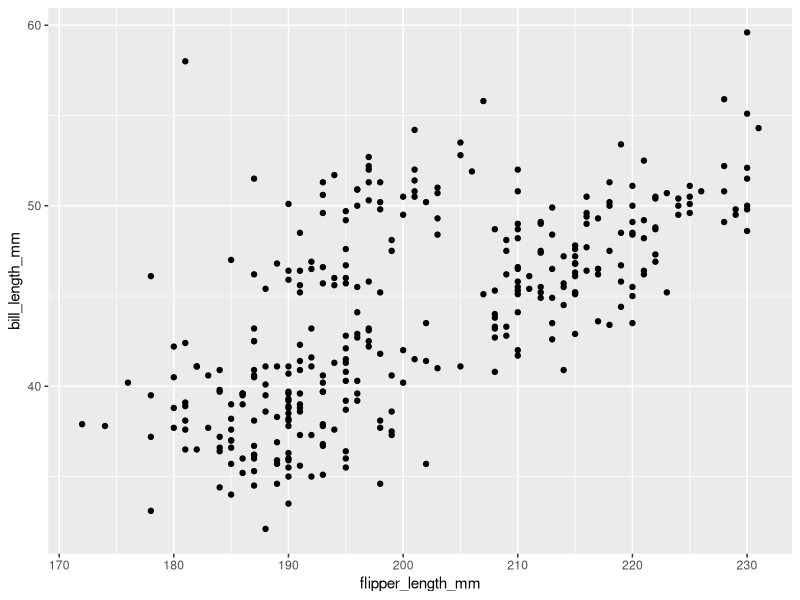
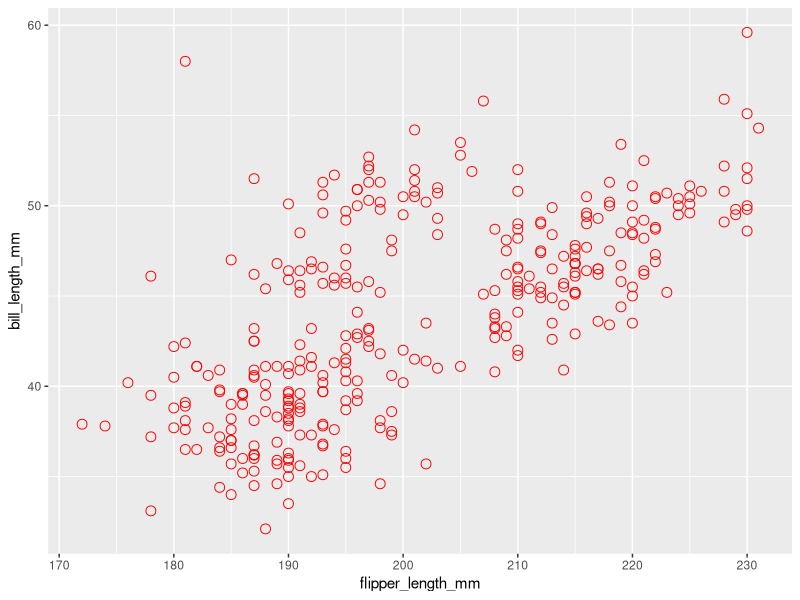
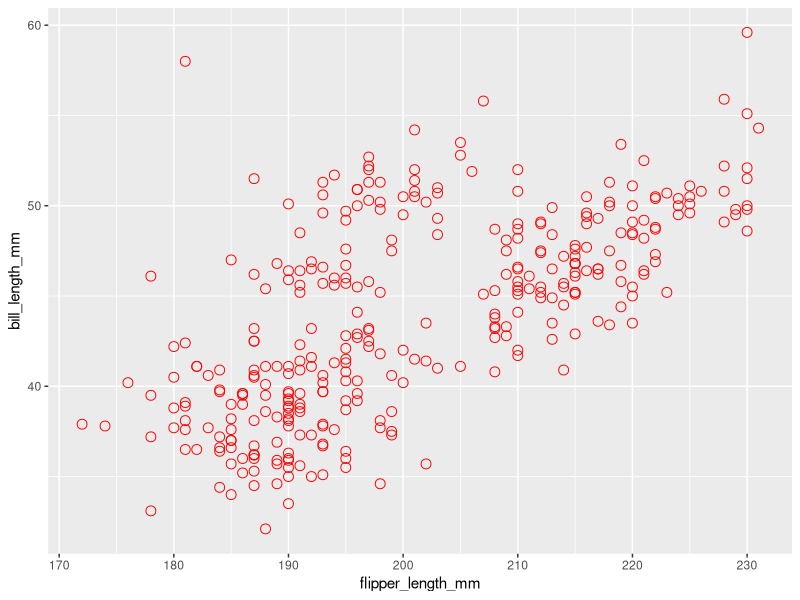
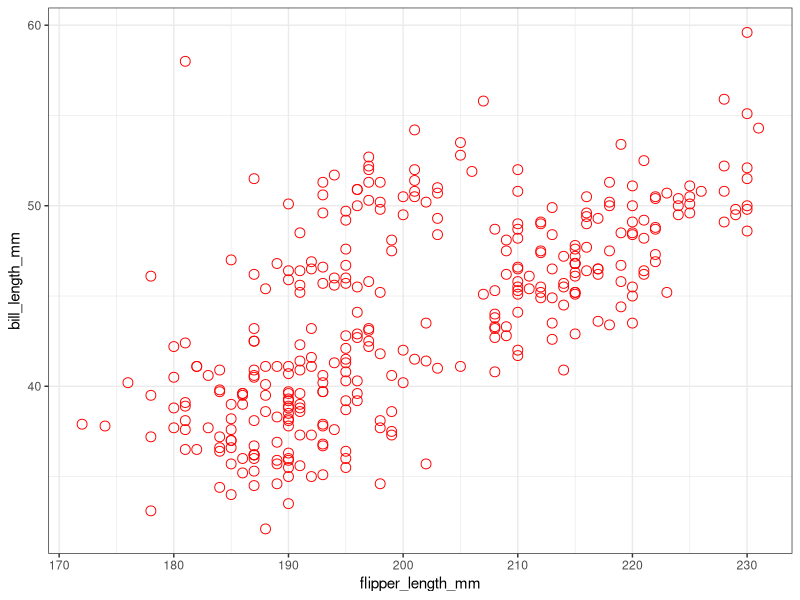
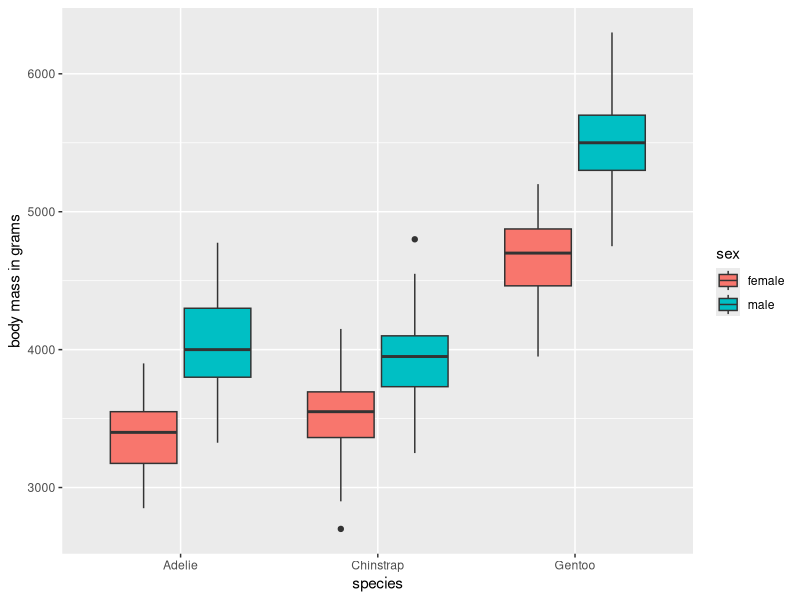
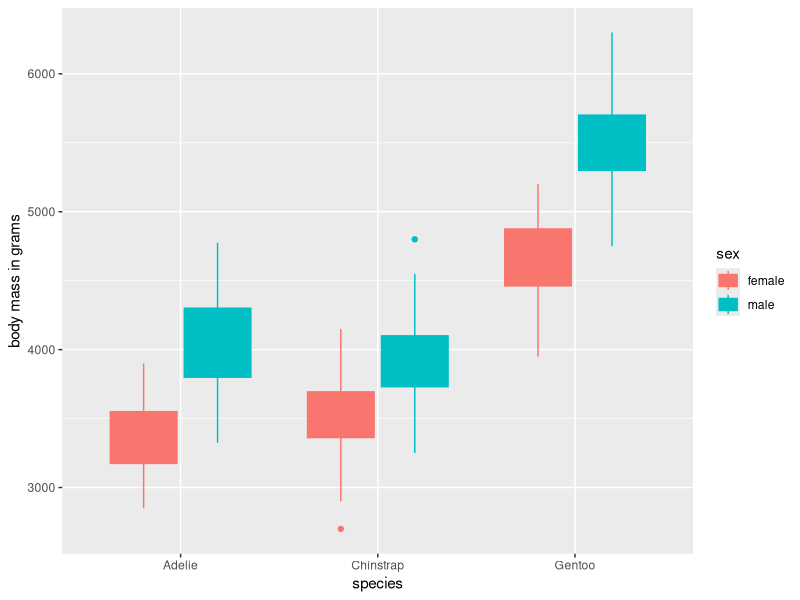

The R script that drew these images, in order:
## ---- chunk 1
# Your code here
library(tidyverse)
library(palmerpenguins)
## ---- chunk 2

data("penguins")

## ---- chunk 3
summary(penguins)
head(penguins)
summary(penguins)
## ---- chunk 4
# write here your code
?penguins

## ---- chunk 5

# Your code here
penguins<- penguins %>%
na.omit
## ---- chunk 6
# Here your code
ggplot() +
geom_point(data =penguins, aes(x= flipper_length_mm, y= bill_length_mm))
## ---- chunk 7

# Here your code
ggplot() +
  geom_point(data =penguins, aes(x= flipper_length_mm, y= bill_length_mm), color= "red", size= 3 , shape= 1)

## ---- chunk 8
# Here your code
ggplot() +
  geom_point(data =penguins, aes(x= flipper_length_mm, y= bill_length_mm, color= species, shape= sex), color= "red", size= 3 , shape= 1)
## ---- chunk 9

# Here your code
ggplot() +
  geom_point(data =penguins, aes(x= flipper_length_mm, y= bill_length_mm, color = species, shape = sex), color= "red", size= 3 , shape= 1) +
  theme_bw()
## ---- chunk 10
# Here your code
ggplot() +
  geom_boxplot(data= penguins, aes(x= species, y= body_mass_g, fill= sex)) +
  labs(y="body mass in grams")

## ---- chunk 11
# Here your code
ggplot() +
  geom_boxplot(data= penguins, aes(x= species, y= body_mass_g, fill= sex, colour= sex)) +
  labs(y="body mass in grams")

  

